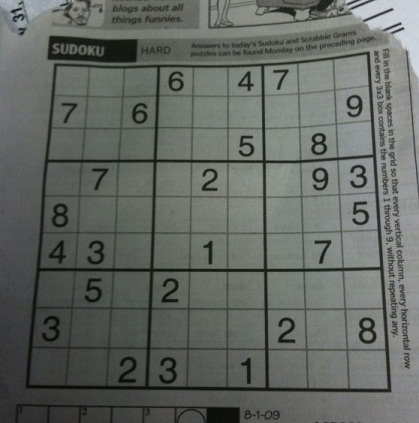
#> input picture sudoku.jpg, 419 x 423 px
$ python -i temp.py   (imports and definitions only)   (older library calls are emulated)
#> lines starting #> are read from the running program, lines starting #| are printed output that depends on the picture; after the words box and inside, x2 and y2 are one past the last pixel; in counts of white or black regions, pixels touching at a corner belong together
### board.py
from cell import Cell
import itertools as it
import numpy as np
import time

class Board:
    def __init__(self, values):
        self.cells = []
        self.columns = []
        self.rows = []
        self.sections = []
        # Create cells
        for y in range(9):
            self.cells.append([])
            for x in range(9):
                self.cells[y].append(Cell(values[x][y]))
        # Set up rows
        for y in range(9):
            row = [cell for cell in self.cells[y]]
            for cell in row:
                cell.row = row
            self.rows.append(row)
        # Set up columns
        for x in range(9):
            col = []
            for y in range(9):
                cell = self.cells[y][x]
                col.append(cell)
                cell.column = col
            self.columns.append(col)
        # Set up sections
        for y_offset in range(0, 9, 3):
            for x_offset in range(0, 9, 3):
                section = []
                for y in range(3):
                    for x in range(3):
                        cell = self.cells[y+y_offset][x+x_offset]
                        section.append(cell)
                        cell.section = section
                self.sections.append(section)

        for y in range(9):
            for x in range(9):
                cell = self.cells[y][x]
                if cell.value != 0:
                    cell.clear_value_from_related()


    def print(self):
        for y in range(9):
            if y in [3, 6]:
                print('------+-------+------')
            row = ""
            for x in range(9):
                if x in [3, 6]:
                    row += "| "
                row += str(self.cells[y][x]) + " "
            print(row.rstrip())

    def is_solved(self):
        for x in range(9):
            for y in range(9):
                if self.cells[y][x].value == 0:
                    return False
        return True

    def solve(self):
        # Try to solve the board heuristically using the process of elimination
        self.__solve_using_elimination()
        if self.is_solved():
            return
        # Fallback to brute force using backtracking algorithm
        # self.__solve_using_backtracking()

    # [6 lines left out: function save, not called in this run]

    def load(path):
        values = np.load(path)
        return Board(values)

    def __solve_using_elimination(self):
        # Loop until we have made a pass over the board where we did
        # not find a value of a cell. This means we have either
        # finished or hit a dead end.
        found_value = True
        while found_value:
            found_value = False
            for y in range(9):
                for x in range(9):
                    cell = self.cells[y][x]
                    # Skip cells that already have a value
                    if cell.value != 0:
                        continue
                    # Compare the cell's possible values to other cells in its row,
                    # column, and section looking for one that is unique to the cell
                    unique_cell_possible_value = self.__get_unique_possible_value(cell)
                    if unique_cell_possible_value is not None:
                        cell.set_value(unique_cell_possible_value)
                        found_value = True

    # [6 lines left out: function __get_cell_group_values, not called in this run]

    @staticmethod
    def __get_unique_possible_value(cell):
        for group in (cell.row, cell.column, cell.section):
            # Build a unique set of possible values for all cells in the group
            # except for the current cell.
            other_possible = set()
            for other_cell in group:
                if other_cell != cell:
                    other_possible.update(other_cell.possible_values)
            # Get the set of possible values the the cell has that the other
            # cells don't. This should only ever contain one or zero items.
            unique_to_cell = set(cell.possible_values).difference(other_possible)
            # Return the unique possible value if one is found.
            if len(unique_to_cell) == 1:
                return unique_to_cell.pop()
        return None

    # [28 lines left out: function __solve_using_backtracking, not called in this run]

### cell.py
import itertools as it
import colorama
from colorama import Fore, Style
colorama.init()

class Cell:
    def __init__(self, initial_value):
        self.row = []
        self.column = []
        self.section = []
        self.is_starting_cell = initial_value != 0
        if self.is_starting_cell:
            self.value = initial_value
            self.possible_values = []
        else:
            self.reset()

    def __str__(self):
        color = ''
        if self.is_starting_cell:
            color = Fore.BLUE
        elif self.value != 0:
            color = Fore.GREEN
        return color + str(self.value if self.value != 0 else "□") + Style.RESET_ALL

    def reset(self):
        self.value = 0
        self.possible_values = list(range(1, 10))

    # [4 lines left out: function remove_possible_value, not called in this run]

    def check_possible_values(self):
        if len(self.possible_values) == 1:
            self.set_value(self.possible_values[0])

    # [4 lines left out: function set_value, not called in this run]

    def clear_value_from_related(self):
        for cell in it.chain(self.row, self.column, self.section):
            cell.remove_possible_value(self.value)

### temp.py
import cv2 as cv2
import math as math
import numpy as np
import subprocess
import threading
from board import Board

CELL_BORDER_BUFFER = 3

def int_try_parse(value):
    try:
        return int(value), True
    except ValueError:
        return value, False

def calc_distance(p1, p2):
    return math.hypot(p1[0] - p2[0], p1[1] - p2[1])

def get_largest_contour(img, output=None):
    contours, _ = cv2.findContours(img, cv2.RETR_EXTERNAL, cv2.CHAIN_APPROX_SIMPLE)
    largest_contour = None
    largest_contour_area = 0
    for index, contour in enumerate(contours):
        area = cv2.contourArea(contour)
        if (area > largest_contour_area):
            largest_contour = contour
            largest_contour_area = area
        if output is not None:
            cv2.drawContours(output, contours, index, (255, 255, 0), 2)
    return largest_contour, largest_contour_area

def contour_touches_border(contour, width, height):
    for point in (x[0] for x in contour):
        px, py = point[0], point[1]
        if px <= CELL_BORDER_BUFFER or px >= width - CELL_BORDER_BUFFER:
            return True
        if py <= CELL_BORDER_BUFFER or py >= height - CELL_BORDER_BUFFER:
            return True
    return False

def get_contour_corners(contour):
    moments = cv2.moments(contour)
    center = (moments['m10'] / moments['m00'], moments['m01'] / moments['m00'])
    cx, cy = center[0], center[1]
    corners = [None, None, None, None]
    max_distance = [0, 0, 0, 0]

    for point in (x[0] for x in contour):
        px, py = point[0], point[1]
        distance = calc_distance(center, point)
        if px > cx and py < cy:
            quadrant = 1
        elif px < cx and py < cy:
            quadrant = 0
        elif px < cx and py > cy:
            quadrant = 3
        else:
            quadrant = 2
        if distance > max_distance[quadrant]:
            max_distance[quadrant] = distance
            corners[quadrant] = point
    return corners

def warp_mat(mat, corners):
    new_height = int(max(calc_distance(corners[1], corners[2]), calc_distance(corners[3], corners[0])))
    new_width = int(max(calc_distance(corners[0], corners[1]), calc_distance(corners[2], corners[3])))

    src = np.array([
            corners[0],
            corners[1],
            corners[2],
            corners[3],], dtype = "float32")
    dst = np.array([
            [0, 0],
            [new_width - 1, 0],
            [new_width - 1, new_height - 1],
            [0, new_height - 1]], dtype = "float32")
    M = cv2.getPerspectiveTransform(src, dst)
    warped = cv2.warpPerspective(mat, M, (new_width, new_height))
    return warped, M

def get_cell_value_contour(cell_mat):
    cell_height = cell_mat.shape[0]
    cell_width = cell_mat.shape[1]
    cell_area = cell_height * cell_width
    min_area = cell_area * .02
    largest_contour = None
    largest_contour_area = 0
    contours, _ = cv2.findContours(cell_mat, cv2.RETR_LIST, cv2.CHAIN_APPROX_SIMPLE)
    for contour in contours:
        if not contour_touches_border(contour, cell_width, cell_height):
            area = cv2.contourArea(contour)
            if area > largest_contour_area and area > min_area:
                largest_contour = contour
                largest_contour_area = area
    return largest_contour

def get_roi_from_contour(contour, img):
    x, y, w, h = cv2.boundingRect(contour)
    dim = 0
    x -= dim
    y -= dim
    w += dim * 2
    h += dim * 2
    return img[y:y+h, x:x+w]

def read_board(img):
    values = np.zeros(shape=(9, 9), dtype=np.int)

    gray = cv2.cvtColor(img, cv2.COLOR_BGR2GRAY)
    blurred = cv2.blur(gray, (3, 3))
    thresh = cv2.bitwise_not(blurred)
    thresh = cv2.adaptiveThreshold(thresh, 255, cv2.ADAPTIVE_THRESH_GAUSSIAN_C, cv2.THRESH_BINARY, 47, -7)

    contour_output = cv2.cvtColor(gray, cv2.COLOR_GRAY2BGR)
    largest_contour, _ = get_largest_contour(thresh, contour_output)
    corners = get_contour_corners(largest_contour)
    if any(x is None for x in corners):
        return values

    cv2.line(img, tuple(corners[0]), tuple(corners[1]), (255, 0, 255), 1)
    cv2.line(img, tuple(corners[1]), tuple(corners[2]), (255, 0, 255), 1)
    cv2.line(img, tuple(corners[2]), tuple(corners[3]), (255, 0, 255), 1)
    cv2.line(img, tuple(corners[3]), tuple(corners[0]), (255, 0, 255), 1)
    cv2.line(img, tuple(corners[0]), tuple(corners[2]), (255, 0, 255), 1)
    cv2.line(img, tuple(corners[1]), tuple(corners[3]), (255, 0, 255), 1)

    warped, matrix = warp_mat(thresh, corners)
    warped = cv2.bitwise_not(warped)
    # output = warped.clone()
    # output = cv2.copyTo(warped, None)
    output, _ = warp_mat(img, corners)
    # output = np.ones((warped.shape[0], warped.shape[1], 4))
    # output = cv2.cvtColor(output, cv2.COLOR_BGR2BGRA)

    # cv2.rectangle(output, (0, 0), (output.shape[1], output.shape[0]), (0, 0, 0, 0), thickness=cv2.FILLED)

    cell_width = warped.shape[1] / 9.0
    cell_height = warped.shape[0] / 9.0
    threads = []
    for y in range(9):
        for x in range(9):
            x1 = int(x * cell_width)
            y1 = int(y * cell_height)
            x2 = x1 + int(cell_width)
            y2 = y1 + int(cell_height)
            # cv2.rectangle(output, (x1, y1), (x2, y2), (0, 255, 0))
            cell_mat = warped[y1:y2, x1:x2]
            cell_mat = cv2.bitwise_not(cell_mat)
            value_contour = get_cell_value_contour(cell_mat)
            if value_contour is not None:
                vx, vy, vw, vh = cv2.boundingRect(value_contour)
                # cv2.rectangle(output, (vx + x1, vy + y1), (vx + x1 + vw, vy + y1 + vh), (255, 0, 0), 2)
                roi = get_roi_from_contour(value_contour, cell_mat)
                roi = cv2.bitwise_not(roi)

                scale_percent = 32.0 / roi.shape[0]
                width = int(roi.shape[1] * scale_percent)
                height = int(roi.shape[0] * scale_percent)
                roi = cv2.resize(roi, (width, height), interpolation = cv2.INTER_AREA)

                border_size = 10
                roi = cv2.copyMakeBorder(
                    roi,
                    top=border_size,
                    bottom=border_size,
                    left=border_size,
                    right=border_size,
                    borderType=cv2.BORDER_CONSTANT,
                    value=[255, 255, 255])

                thread = tessThread(roi, x, y)
                thread.start()
                # thread.join()
                threads.append(thread)
    for thread in threads:
        thread.join()
        x, y, value = thread.x, thread.y, thread.value
        x1 = int(x * cell_width)
        y1 = int(y * cell_height)
        if value is not None:
            values[x][y] = value
            # cv2.putText(output, str(value), (x1 + 7, y1 + int(cell_height / 2)), cv2.FONT_HERSHEY_SIMPLEX, 1, (255, 0, 0), 1)

    board = Board(values)
    board.print()
    board.solve()
    if board.is_solved():
        for y in range(9):
            for x in range(9):
                cell = board.cells[x][y]
                if cell.is_starting_cell:
                    continue
                x1 = int(x * cell_width)
                y1 = int(y * cell_height)
                cv2.putText(output, str(cell.value), (x1 + 10, y1 + int(cell_height / 1.25)), cv2.FONT_HERSHEY_SIMPLEX, 1, (0, 0, 0), 2)
    # img = cv2.warpPerspective(output, matrix, (img.shape[1], img.shape[0]), dst=img, flags=cv2.WARP_INVERSE_MAP, borderMode=cv2.BORDER_TRANSPARENT)
    # cv2.imshow("raw", img)
    cv2.imshow("board", output)
    return values


def tess(path):
    # subprocess.run(f'convert {path} -density 300 {path}', shell=True)
    # subprocess.run(f'convert {path} -resize x32 {path}', shell=True)
    # subprocess.run(f'convert {path} -bordercolor White -border 10x10 {path}', shell=True)

    tesseract_process = subprocess.Popen(
        ["tesseract", 'stdin', 'stdout', '-l', 'digits', '--oem', '1', '--psm', '10', '--dpi', '300', '-c', 'tessedit_char_whitelist=123456789'],
        stdin=subprocess.PIPE, stdout=subprocess.PIPE)
    _, img = cv2.imencode(".bmp", path)
    result = tesseract_process.communicate(input=img.tostring())[0]
    return result.decode()
    # return subprocess.check_output(f'tesseract {path} stdout -l digits --oem 1 --psm 10 --dpi 300 -c tessedit_char_whitelist=123456789').strip()

class tessThread (threading.Thread):
    def __init__(self, path, x, y):
        threading.Thread.__init__(self)
        self.path = path
        self.x = x
        self.y = y
        self.value = None

    def run(self):
        string = tess(self.path)
        value, success = int_try_parse(string)
        if success:
            self.value = value

>>> import cv2
>>> picture = cv2.imread('sudoku.jpg')
#> picture is the input picture: shape (423, 419, 3); mean B, G, R 98.9, 103.6, 99.4
>>> result = read_board(picture)
#> in read_board, `thresh = cv2.adaptiveThreshold(thresh, 255, cv2.ADAPTIVE_THRESH_GAUSSI..`:
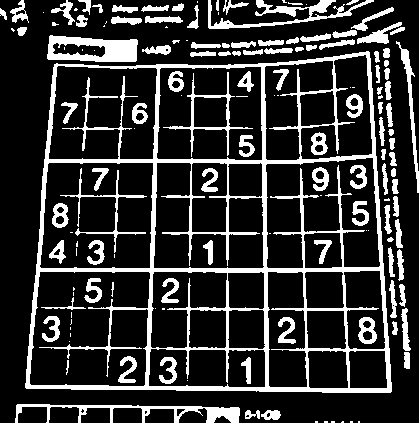
#> thresh: shape (423, 419); 20% white; 151 white regions (48 under 20 px)
#> in get_largest_contour, `contours, _ = cv2.findContours(img, cv2.RETR_EXTERNAL, cv2.CHAIN_APPRO..`: contours = 92 contours, 26 with area under 20; largest, box (x1, y1, x2, y2) and area: (25, 51, 392, 393) 111784, (47, 35, 138, 62) 1930, (15, 404, 240, 423) 1110, (208, 0, 374, 29) 952, (396, 41, 419, 193) 440
#> the loop in get_largest_contour, `for index, contour in enumerate(contours):` made 92 passes
#> (area, largest_contour_area) on passes 7, 9, 39: (128.5, 128.5), (1109.5, 1109.5), (111783.5, 111783.5)
#> area on passes 8, 10, 11, 12, 13, 14: 63.5, 75, 41.5, 187.5, 75, 119.5
#> after the loop in get_largest_contour, `for index, contour in enumerate(contours):`:
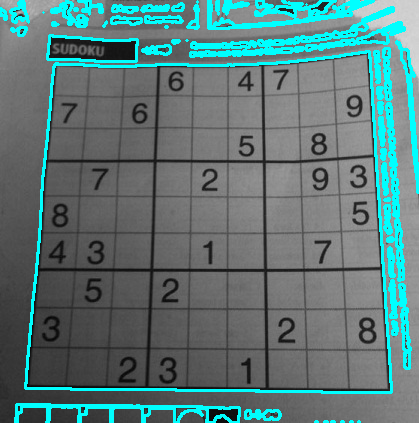
#> output: shape (423, 419, 3); mean B, G, R 120.4, 120.4, 91.8
#> after the loop in get_largest_contour, `for index, contour in enumerate(contours):`: largest_contour = contour of 166 points, box (x1, y1, x2, y2) (25, 51, 392, 393), area 111784; largest_contour_area = 111783.5
#> in get_contour_corners, `moments = cv2.moments(contour)`: moments = moments, m00 111783.5, centre m10/m00, m01/m00 = (210.9, 230.2)
#> in get_contour_corners, `center = (moments['m10'] / moments['m00'], moments['m01'] / moments['m..`: center = (210.9, 230.2)
#> in get_contour_corners, `cx, cy = center[0], center[1]`: cx = 210.9; cy = 230.2
#> the loop in get_contour_corners, `for point in (x[0] for x in contour):` made 166 passes
#> (px, py, distance, quadrant) on passes 1 to 12: (366, 51, 237, 1), (365, 52, 235.6, 1), (359, 52, 231.7, 1), (358, 53, 230.3, 1), (352, 53, 226.5, 1), (351, 54, 225.1, 1), (345, 54, 221.4, 1), (344, 55, 220, 1), (340, 55, 217.6, 1), (339, 56, 216.2, 1), (333, 56, 212.7, 1), (332, 57, 211.3, 1)
#> after the loop in get_contour_corners, `for point in (x[0] for x in contour):`: corners = [[54, 64], [368, 51], [391, 391], [25, 387]]; max_distance = [228.6, 238.3, 241.4, 243.2]
#> in read_board, `corners = get_contour_corners(largest_contour)`: corners = [[54, 64], [368, 51], [391, 391], [25, 387]]
#> in read_board, `cv2.line(img, tuple(corners[1]), tuple(corners[3]), (255, 0, 255), 1)`:
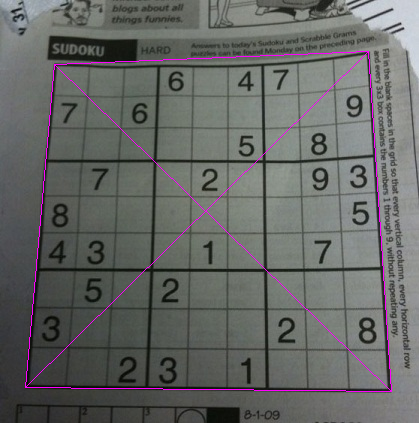
#> img: shape (423, 419, 3); mean B, G, R 101, 102.8, 101.5
#> in warp_mat, `new_height = int(max(calc_distance(corners[1], corners[2]), calc_dista..`: new_height = 340
#> in warp_mat, `new_width = int(max(calc_distance(corners[0], corners[1]), calc_distan..`: new_width = 366
#> in warp_mat, `src = np.array([ corners[0], corners[1], corners[2], corners[3],], dty..`: src = [[54, 64], [368, 51], [391, 391], [25, 387]]
#> in warp_mat, `dst = np.array([ [0, 0], [new_width - 1, 0], [new_width - 1, new_heigh..`: dst = [[0, 0], [365, 0], [365, 339], [0, 339]]
#> in warp_mat, `M = cv2.getPerspectiveTransform(src, dst)`: M = [[1.28, 0.115, -76.54], [0.0529, 1.28, -84.68], [0.000191, 0.00054, 1]]
#> in warp_mat, `warped = cv2.warpPerspective(mat, M, (new_width, new_height))`:
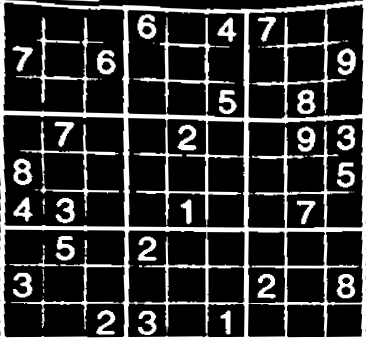
#> warped: shape (340, 366); min 0, max 255, mean 52.2
#> in read_board, `warped, matrix = warp_mat(thresh, corners)`: matrix has the same summary as M in warp_mat
#> in read_board, `warped = cv2.bitwise_not(warped)`:
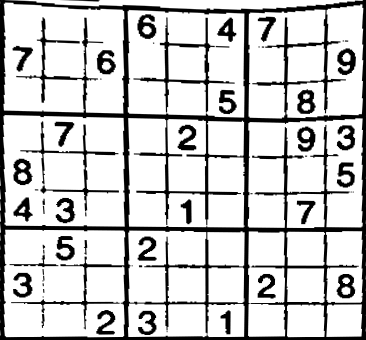
#> warped: shape (340, 366); min 0, max 255, mean 202.8
#> in warp_mat (call 2), `warped = cv2.warpPerspective(mat, M, (new_width, new_height))`:
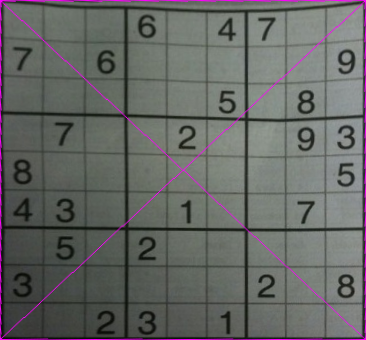
#> warped: shape (340, 366, 3); mean B, G, R 100.4, 102.2, 101.1
#> the loop in read_board, `for y in range(9):` made 9 passes
#> after the loop in read_board, `for y in range(9):`:
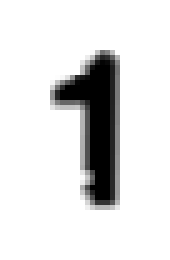
#> roi: shape (52, 34) (shown 5 times larger); min 0, max 255, mean 224.4
#> after the loop in read_board, `for y in range(9):`: threads = 11 items
#> the loop in read_board, `for thread in threads:` made 11 passes
#> (x, y, x1, y1) on passes 1 to 2: (2, 1, 81, 37), (8, 1, 325, 37)
#> (x, y, x1) on pass 3: (1, 3, 40)
